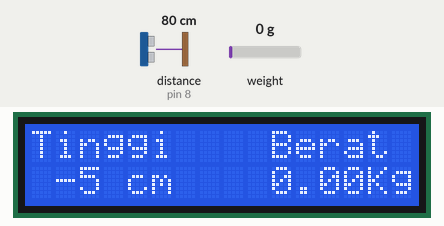
Bench run of a sketch on a simulated Arduino Uno, built with avr-gcc and run on an emulated ATmega328P. Parts: 16×2 character LCD. Wiring (inferred from the names in the program): ultrasonic range finder: trigger pin 9; echo pin 8. The test bench sets the inputs (shaded band); at power-on: distance to the obstacle (sensor on pin 8) 80 cm, weight on the scale 0 g. The echo pulse lasts 58.3 µs per cm; what the sketch prints to the serial monitor is not drawn.

Above: at 8.3 s.
8.4 s: distance to the obstacle (sensor on pin 8) set to 72 cm
At 9.9 s:
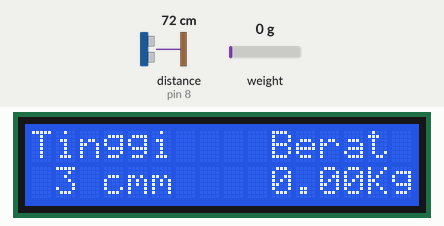
11.6 s: weight on the scale set to 100 g
At 12.2 s:
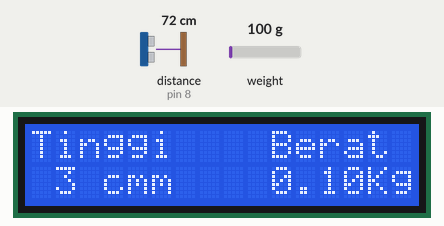
13.1 s: distance to the obstacle (sensor on pin 8) set to 35 cm
At 14.4 s:
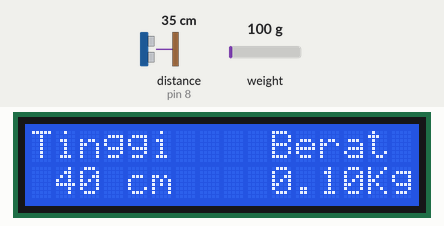
16.0 s: weight on the scale set to 1250 g
At 17.5 s:
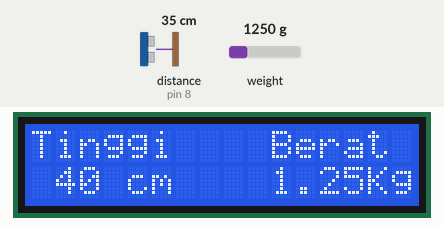
17.8 s: distance to the obstacle (sensor on pin 8) set to 2 cm
At 20.1 s:
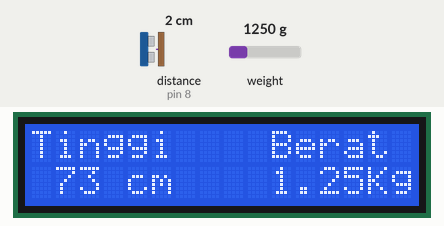
20.6 s: weight on the scale set to 2500 g
At 21.6 s:
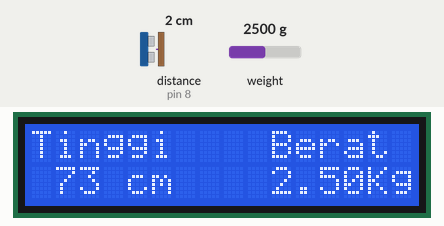
Timing chart, 0 to 23.4 s (numbered marks = the images above; inputs shaded):
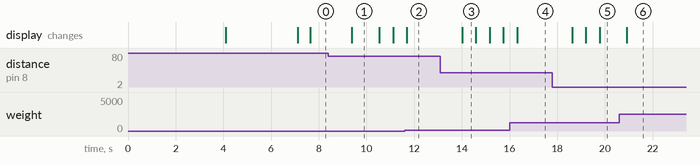

Measured:
- after the input at 8.4 s, the display: changes after 0.98 s (image 1)
- after the input at 11.6 s, the display: changes after 0.09 s (image 2)
- after the input at 13.1 s, the display: changes after 0.91 s (image 3)
- after the input at 16.0 s, the display: changes after 0.32 s (image 4)
- after the input at 17.8 s, the display: changes after 0.82 s (image 5)
- after the input at 20.6 s, the display: changes after 0.33 s (image 6)
- what the display in image 1 shows lasts 1.1 s, from 9.4 s to 10.5 s

The sketch:

Timbangan.ino
```cpp
#include<SoftwareSerial.h>
#include <Wire.h>
#include <LiquidCrystal_I2C.h>
SoftwareSerial ble(0,1);
LiquidCrystal_I2C lcd(0x27,16,2);
#include "HX711.h"
#define DOUT  A0
#define CLK  A1
HX711 scale(DOUT, CLK);
float calibration_factor =100.00;
float Berat,GRAM;
const int trig = 9;
const int echo = 8;
long duration, distance;
int update_interval=100;
unsigned long last_time=0;
char data_in;
String text1,text2;
int MAX = 74.5;
int tinggi;
void setup() {
 Serial.begin(9600);
 pinMode(trig,OUTPUT);
 pinMode(echo,INPUT);
 lcd.begin();
 lcd.setCursor(0,0);
 lcd.print("David Munte");
 lcd.setCursor(0,1);
 lcd.print("1905112017");
 delay(3000);
 scale.set_scale();
  scale.tare();
 lcd.clear();
 lcd.setCursor(0,0);
 lcd.print("TIMBANGAN BAYI");
 lcd.setCursor(0,1);
 lcd.print("DIGITAL");
 delay(3000);
 lcd.clear();
}
void loop() {
digitalWrite(trig, LOW);delayMicroseconds(2);
digitalWrite(trig, HIGH);delayMicroseconds(10);
digitalWrite(trig, LOW);
duration = pulseIn(echo, HIGH);
distance = duration/58.2;
tinggi  = MAX - distance;
scale.set_scale(calibration_factor);
  GRAM = scale.get_units(5), 4;
   if(GRAM <= 1){
    GRAM = 0;
}
Berat = GRAM/1000;
if (Serial.available()){
    data_in=Serial.read();
  }
  unsigned long t=millis();
  if ((t-last_time)>update_interval){
    last_time=t;
    Serial.print("*B"+text1+"Kg");
    Serial.print("*A"+text2+"cm");
  }
  lcd.setCursor(0,0);
  lcd.print("Tinggi");
  lcd.setCursor(1,1);
  lcd.print(tinggi);
  lcd.print(" cm");
  lcd.setCursor(10,0);
  lcd.print("Berat");
  lcd.setCursor(10,1);
  lcd.print(Berat);
  lcd.print("Kg");
text2 = tinggi;
text1 = Berat;
delay(50);
}
```
